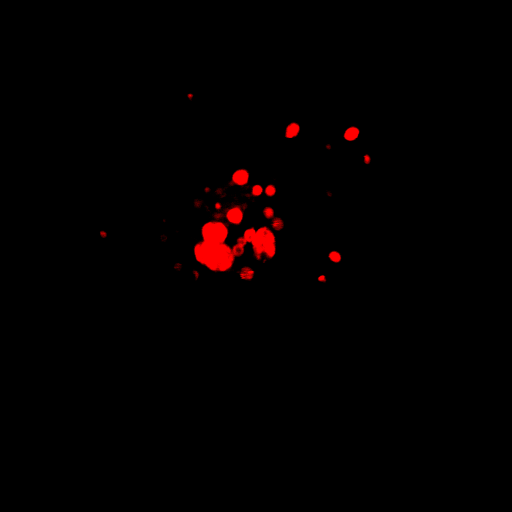
#> input picture data/MCF7 80-20 24h/11 MCF7 8020 24h exp#2 bg400 r_RGB.tif, 1024 x 1024 px, found by its file name (shown at 1/2 size)
$ python perinuclearity.py
#> lines starting #> are read from the running program, lines starting #| are printed output that depends on the picture; pictures that were not available may be replaced by others from this repository, and a replacement may not be noted
import skimage
import numpy as np
from skimage import measure
import matplotlib.pyplot as plt
from shapely.geometry import LinearRing, LineString
from scipy.ndimage import center_of_mass
import tifffile as tiff

def load_nucleus_and_periphery_from_files(target_nucleus_file, target_periphery_file, do_plotting=False):
#> called with do_plotting = True
    nucleus_image = skimage.io.imread(target_nucleus_file)
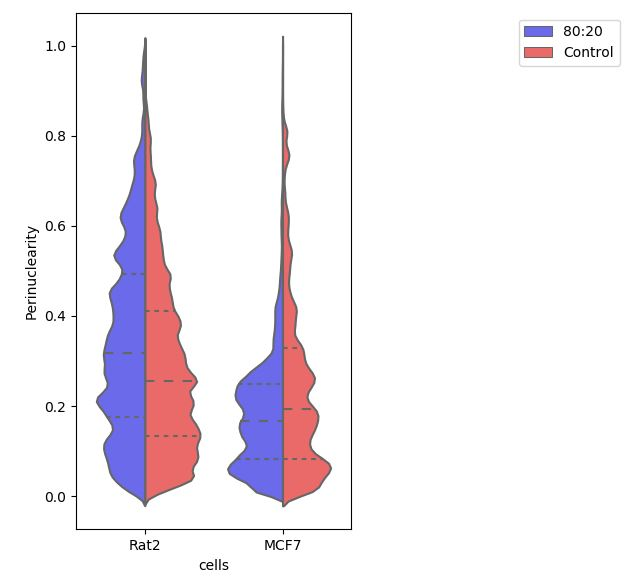
#> input picture comparison.JPG, 637 x 582 px, given in place of 11 MCF7 8020 24h exp#2 Black nucleous.tif, which was not available
#> nucleus_image is the input picture: shape (582, 637, 3); mean R, G, B 243.1, 237.8, 243
    nucleus_image = skimage.util.invert(nucleus_image)
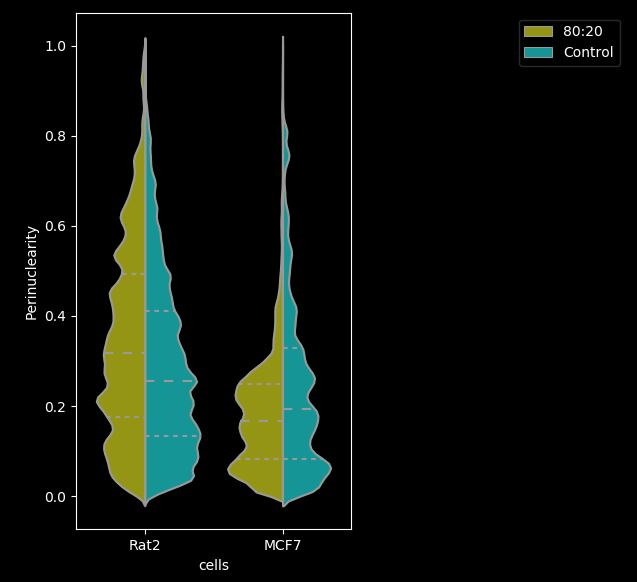
#> nucleus_image: shape (582, 637, 3); mean R, G, B 11.9, 17.2, 12
    nucleus_contour = measure.find_contours(nucleus_image[:,:,0], 100)[0]
#> nucleus_contour = 1667 pairs, first value 12.29 to 534.1, second value 70.75 to 351.7
    nucleus_center = center_of_mass(nucleus_image[:,:,0])
#> nucleus_center = (336.9, 199.9)
    nucleus_contour_shape = LinearRing(nucleus_contour)
    periphery_image = skimage.io.imread(target_periphery_file)
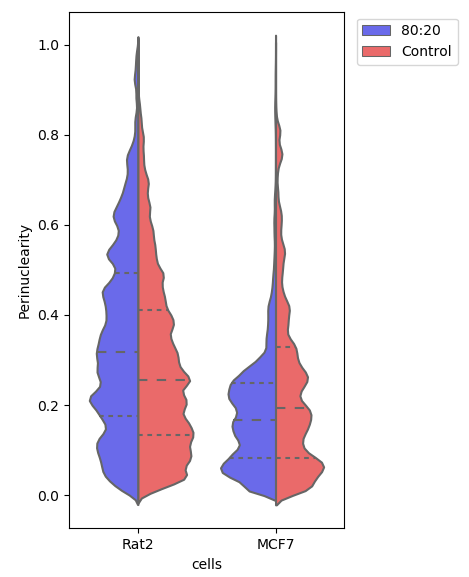
#> input picture comparison.png, 469 x 577 px, given in place of 11 MCF7 8020 24h exp#2 Black outside.tif, which was not available
#> periphery_image is the input picture: shape (577, 469, 3); mean R, G, B 238.9, 231.6, 238.8
    periphery_contours = measure.find_contours(periphery_image[:,:,0], 100)
#> periphery_contours = 86 point arrays, longest 1651 points
    periphery_contour = np.vstack(periphery_contours)
#> periphery_contour = 5699 pairs, first value 11.56 to 568.4, second value 17.61 to 449.6
    periphery_contour_shape = LinearRing(periphery_contour)
    if do_plotting:
        plt.plot(nucleus_center[0], nucleus_center[1], 'o', color='#2ca02c', alpha=0.7)
        plt.plot(nucleus_contour[:, 0], nucleus_contour[:, 1], linewidth=2, color = '#1f77b4', alpha=0.7)
        peri_for_plot = np.vstack([periphery_contour, periphery_contour[0, :]])
#> peri_for_plot = 5700 pairs, first value 11.56 to 568.4, second value 17.61 to 449.6
        plt.plot(peri_for_plot[:, 0], peri_for_plot[:, 1], linewidth=2, color = '#ff7f0e', alpha=0.7)
    return nucleus_center, nucleus_contour_shape, periphery_contour_shape

def get_perinuclearity_for_point(target_point, nucleus_center, nucleus_contour_shape,
                                 periphery_contour_shape, raylength=5000, do_plotting=False):
    ray1 = LineString(((nucleus_center[0], nucleus_center[1]),
                      nucleus_center + raylength/np.linalg.norm(target_point-nucleus_center)*(target_point-nucleus_center)))
    int_point = ray1.intersection(nucleus_contour_shape)
    if int_point.geom_type == 'MultiPoint':
        distances_to_center = np.array([np.linalg.norm(np.array((point.x, point.y))-nucleus_center)
                                        for point in int_point])
        point_furthest_from_center = int_point[np.argmax(distances_to_center)]
        nucl_intersection = np.array((point_furthest_from_center.x,
                                      point_furthest_from_center.y))
    else:
        try:
            nucl_intersection = np.array((int_point.x, int_point.y))
        except AttributeError:
            plt.plot(ray1.xy[0], ray1.xy[1])
            plt.plot(target_point[0], target_point[1], 'o', color='green', markersize=10)
            plt.show()
            raise AttributeError
    int_point = ray1.intersection(periphery_contour_shape)
    if int_point.geom_type == 'MultiPoint':
        distances_to_center = np.array([np.linalg.norm(np.array((point.x, point.y))-nucleus_center)
                                        for point in int_point])
        point_furthest_from_center = int_point[np.argmax(distances_to_center)]
        peri_intersection = np.array((point_furthest_from_center.x,
                                      point_furthest_from_center.y))
    else:
        peri_intersection = np.array((int_point.x, int_point.y))
    OA = np.linalg.norm(nucl_intersection-nucleus_center)
    OT = np.linalg.norm(target_point-nucleus_center)
    OB = np.linalg.norm(peri_intersection-nucleus_center)
    if OT < OA:
        norm_metrics = -1*(OA-OT)/OA
    else:
        norm_metrics = (OT-OA)/(OB-OA)
    if do_plotting:
        plt.plot(ray1.xy[0], ray1.xy[1])
        plt.plot(nucl_intersection[0], nucl_intersection[1], 'o', color='blue')
        plt.plot(peri_intersection[0], peri_intersection[1], 'o', color='red')
        plt.plot(target_point[0], target_point[1], 'o', color='green', markersize=10)
    return norm_metrics

# Display the image and make illustration for perinuclearity
def test_perinuclearity(target_nucleus_file, target_periphery_file, target_dic_file, target_labels_file=False):
    fig, ax = plt.subplots()
    if not target_labels_file:
        dic = skimage.io.imread(target_dic_file, plugin='pil')
        ax.imshow(np.transpose(dic, axes=(1,0,2)), alpha=0.6) #
    else:
        labels_image = tiff.imread(target_labels_file)[:, :, 0]
        ax.imshow(np.transpose(labels_image, axes=(1, 0)), alpha=1.0, cmap='Greys')  #
    nucleus_center, nucleus_contour_shape, periphery_contour_shape = \
        load_nucleus_and_periphery_from_files(target_nucleus_file, target_periphery_file,
                                              do_plotting=True)
#> nucleus_center = (336.9, 199.9)
    plt.show()
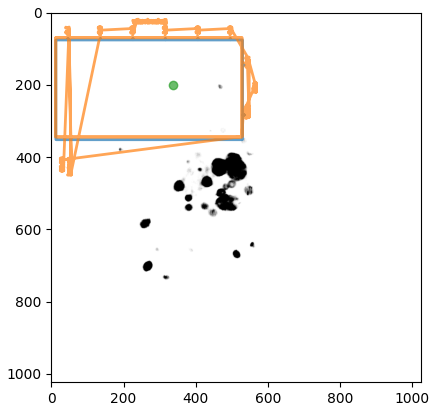
#> figure drawn by matplotlib, 1 panel
    target_point = np.array((579, 469))
    P = get_perinuclearity_for_point(target_point, nucleus_center, nucleus_contour_shape,
                                     periphery_contour_shape, do_plotting=True)
#> in get_perinuclearity_for_point, `nucl_intersection = np.array((int_point.x, int_point.y))`: nucl_intersection = [473.4, 351.6]
    ax.plot(target_point[0], target_point[1], 'o', color='green', markersize=10)
    ax.plot(nucleus_center[0], nucleus_center[1], 'o', color='yellow')
    ax.axis('image')
    ax.set_xticks([])
    ax.set_yticks([])
    fig.savefig('illustration2_b.png', dpi=400)

# [85 lines left out: functions plot_perinuclearity_isolevels, compute_perinuclearity_for_data, not called in this run]

if __name__ == '__main__':
    # [11 lines of commented-out code are left out]
#> (the run stopped early here; a loop or call above may not have finished)
